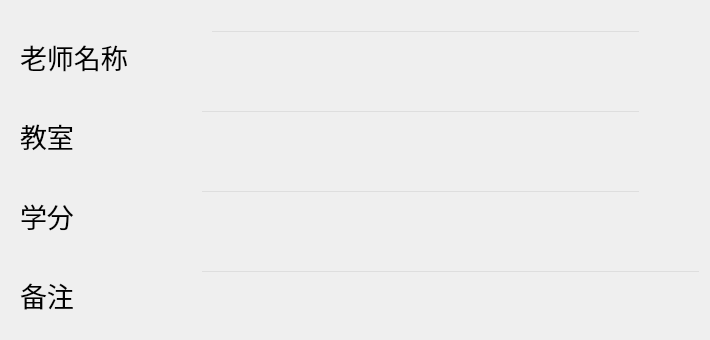
       <widget class="QWidget" name="answer">
        <widget class="QWidget" name="verticalLayoutWidget_5">
         <property name="geometry">
          <rect>
           <x>20</x>
           <y>20</y>
           <width>131</width>
           <height>311</height>
          </rect>
         </property>
         <layout class="QVBoxLayout" name="verticalLayout_4">
          <item>
           <widget class="QLabel" name="label_19">
            <property name="font">
             <font>
              <family>华文行楷</family>
              <pointsize>20</pointsize>
             </font>
            </property>
            <property name="text">
             <string>老师名称</string>
            </property>
           </widget>
          </item>
          <item>
           <widget class="QLabel" name="label_20">
            <property name="font">
             <font>
              <family>华文行楷</family>
              <pointsize>20</pointsize>
             </font>
            </property>
            <property name="text">
             <string>教室</string>
            </property>
           </widget>
          </item>
          <item>
           <widget class="QLabel" name="label_21">
            <property name="font">
             <font>
              <family>华文行楷</family>
              <pointsize>20</pointsize>
             </font>
            </property>
            <property name="text">
             <string>学分</string>
            </property>
           </widget>
          </item>
          <item>
           <widget class="QLabel" name="label_22">
            <property name="font">
             <font>
              <family>华文行楷</family>
              <pointsize>20</pointsize>
             </font>
            </property>
            <property name="text">
             <string>备注</string>
            </property>
           </widget>
          </item>
         </layout>
        </widget>
        <widget class="QLineEdit" name="infoteacher">
         <property name="geometry">
          <rect>
           <x>210</x>
           <y>30</y>
           <width>431</width>
           <height>41</height>
          </rect>
         </property>
         <property name="styleSheet">
          <string notr="true">background-color: transparent;</string>
         </property>
        </widget>
        <widget class="QLineEdit" name="infoscore">
         <property name="geometry">
          <rect>
           <x>200</x>
           <y>190</y>
           <width>441</width>
           <height>41</height>
          </rect>
         </property>
         <property name="styleSheet">
          <string notr="true">background-color: transparent;</string>
         </property>
        </widget>
        <widget class="QLineEdit" name="infonote">
         <property name="geometry">
          <rect>
           <x>200</x>
           <y>270</y>
           <width>501</width>
           <height>41</height>
          </rect>
         </property>
         <property name="styleSheet">
          <string notr="true">background-color: transparent;</string>
         </property>
        </widget>
        <widget class="QLineEdit" name="inforoom">
         <property name="geometry">
          <rect>
           <x>200</x>
           <y>110</y>
           <width>441</width>
           <height>41</height>
          </rect>
         </property>
         <property name="styleSheet">
          <string notr="true">background-color: transparent;</string>
         </property>
        </widget>
       </widget>
